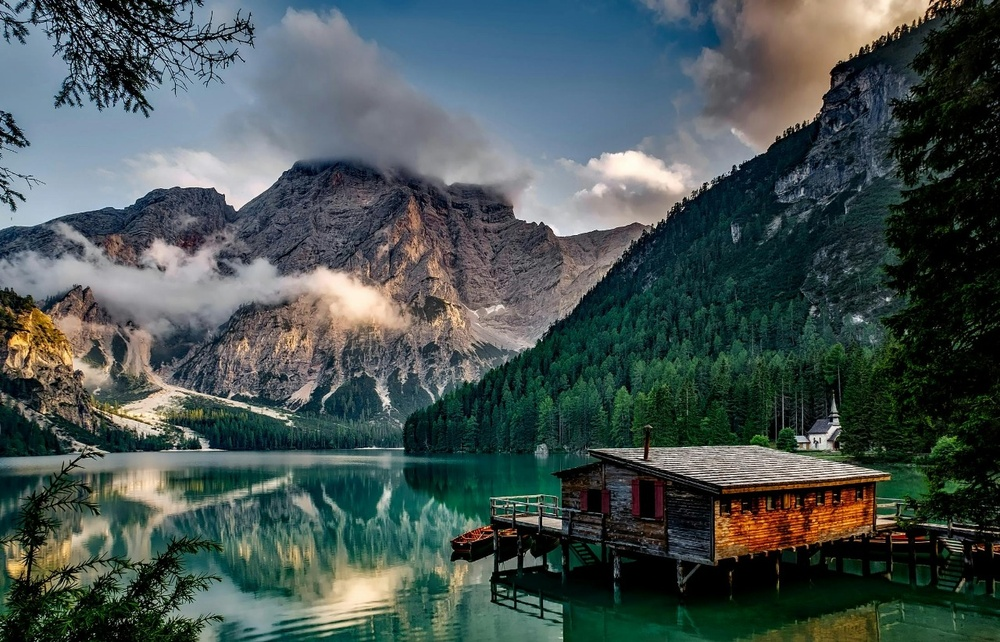
#> input picture assets/images/mountain.jpeg, 1000 x 642 px, shrunk from 1280 x 822 before the run
$ python 17-thresolding-adaptive.py
#> lines starting #> are read from the running program, lines starting #| are printed output that depends on the picture; after the words box and inside, x2 and y2 are one past the last pixel; in counts of white or black regions, pixels touching at a corner belong together
import cv2 as cv
import matplotlib.pyplot as plt
import numpy as np

img = cv.imread("assets/images/mountain.jpeg")
#> img is the input picture: shape (642, 1000, 3); mean B, G, R 82.4, 83.9, 71.3
cv.imshow("Cats",img)

gray = cv.cvtColor(img, cv.COLOR_BGR2GRAY)
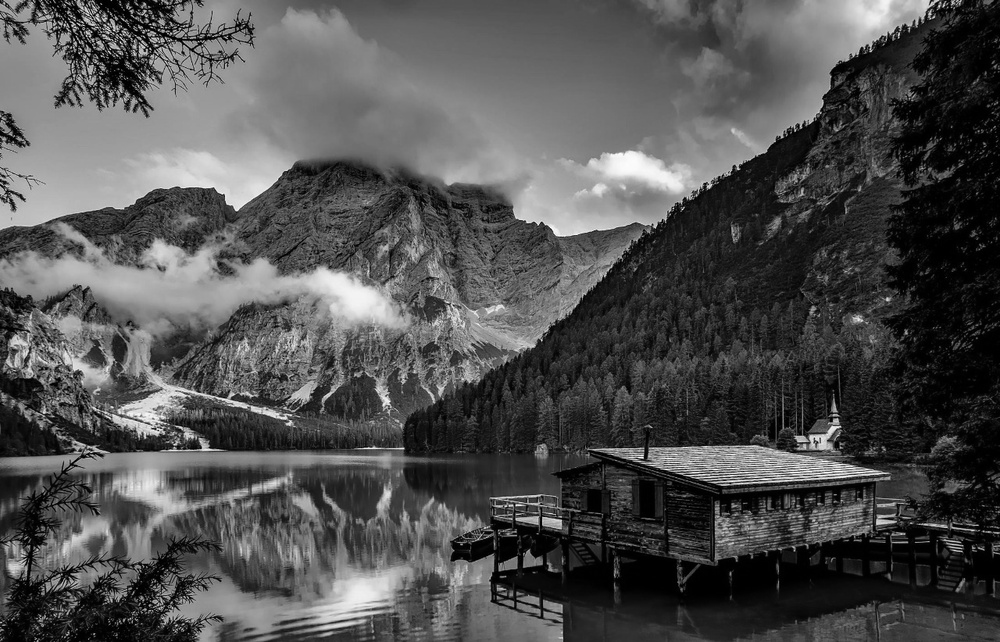
#> gray: shape (642, 1000); min 0, max 255, mean 80
cv.imshow("gray", gray)

adaptive_thresh = cv.adaptiveThreshold(gray, 255, cv.ADAPTIVE_THRESH_MEAN_C, cv.THRESH_BINARY, 11, 3)
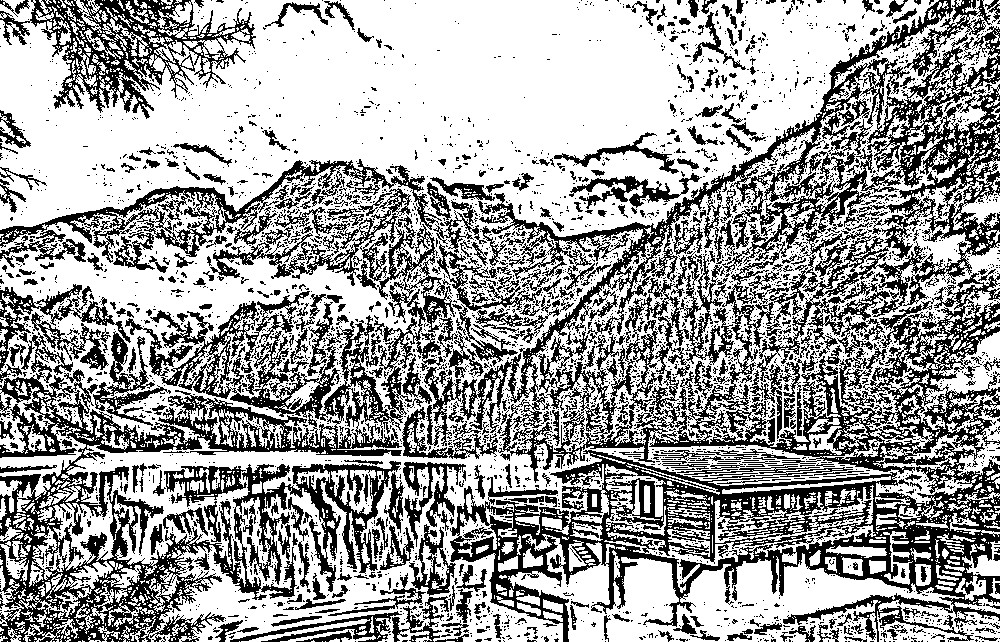
#> adaptive_thresh: shape (642, 1000); 63% white; 3803 black regions (3331 under 20 px), largest, box (x1, y1, x2, y2) and area: (424, 0, 1000, 642) 104399, (0, 215, 458, 642) 47034, (0, 0, 256, 119) 9201
cv.imshow("Adaptive thresolding", adaptive_thresh)


cv.waitKey(0)

$ run again, with assets/images/cat.jpeg copied over assets/images/mountain.jpeg
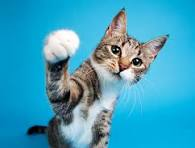
#> input picture assets/images/cat.jpeg, 195 x 148 px
#> img is the input picture: shape (148, 195, 3); mean B, G, R 190.6, 160.7, 62.9
#> `gray = cv.cvtColor(img, cv.COLOR_BGR2GRAY)`:
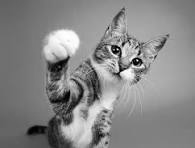
#> gray: shape (148, 195); min 0, max 255, mean 134.9
#> `adaptive_thresh = cv.adaptiveThreshold(gray, 255, cv.ADAPTIVE_THRESH_M..`:
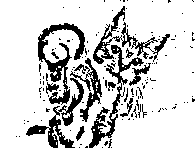
#> adaptive_thresh: shape (148, 195); 81.9% white; 137 black regions (123 under 20 px), largest, box (x1, y1, x2, y2) and area: (38, 23, 85, 105) 1129, (89, 45, 144, 148) 925, (26, 78, 84, 148) 887
